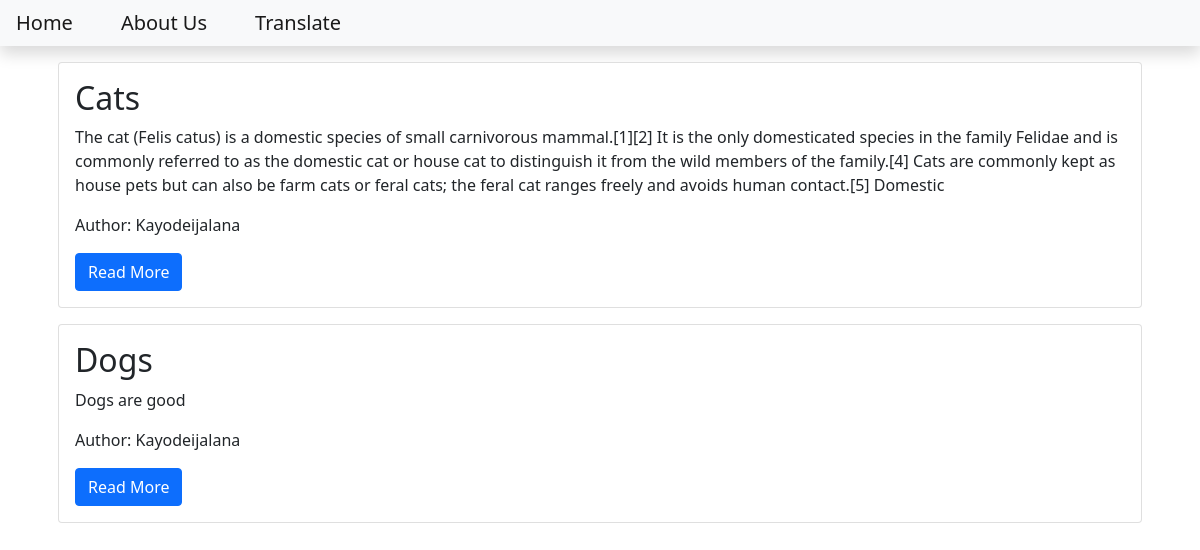
The page / on the database its author committed.
### blog/models.py (models this page shows, shortened)
class Post(models.Model):
    title = models.CharField(max_length=200)
    content = models.TextField()
    date_created = models.DateTimeField(auto_now_add=True)
    slug = models.SlugField(max_length=200, unique=True)
    author = models.ForeignKey(to=User, on_delete=models.CASCADE)
    status = models.IntegerField(choices=STATUS, default=0)

### blog/views.py (the view)
# urls.py: path('', views.PostList.as_view(), name='Home')
class PostList(generic.ListView):
    queryset = Post.objects.filter(status=1).order_by('-date_created')
    template_name = 'index.html'

### templates/index.html
{% extends 'base.html' %}
{% block content %}
    <div class="container">
        {% for post in post_list %}
        <div class="card m-3">
            <div class="card-body">
                <h2 class="card-title">
                    {{post.title}}
                </h2>
                <p class="card-text">
                    {{post.content | slice:"400"}}
                </p>
                <p class="card-text">
                    Author: {{post.author | title}}
                </p>
                <a class="btn btn-primary" href="{% url 'blog_view' post.slug %}">Read More</a>
            </div>
        </div>
        {% endfor %}
    </div>
{% endblock content %}

### templates/base.html (shortened to what this page needs)
<!DOCTYPE html>
<html lang="en" xmlns="http://www.w3.org/1999/html">
<head>
    <link href="https://cdn.jsdelivr.net/npm/bootstrap@5.1.3/dist/css/bootstrap.min.css" rel="stylesheet">
</head>
<body>
    <nav class="navbar navbar-expand-lg navbar-light bg-light shadow mb-3" id="mainNav">
      <div class="collapse navbar-collapse" id="navbarSupportedContent">
        <ul class="navbar-nav ml-auto">
          <li class="nav-item">
              <a class="navbar-brand p-3" href="{% url 'Home' %}"> Home</a>
          </li>
          <li>
              <a class="navbar-brand p-3" href="{% url 'about_view' %}">About Us</a>
          </li>
            <li>
              <a class="navbar-brand p-3" href="{% url 'translator_view' %}">Translate</a>
          </li>
        </ul>
      </div>
    </nav>
{% block content %}
{% endblock content %}
</body>
</html>

### rows shown on the page
Post: title "Cats", content "The cat (Felis catus) is a domestic species of small carnivorous mammal.[1][2] It is the only domesticated species in the family Felidae and is commonly referred to as the domestic cat or house cat to distinguish it from the wild members of the family.[4] Cats are commonly kept as house pets but can also be farm cats or feral cats; the feral cat ranges freely and avoids human contact.[5] Domestic", author "Kayodeijalana"
Post: title "Dogs", content "Dogs are good", author "Kayodeijalana"
